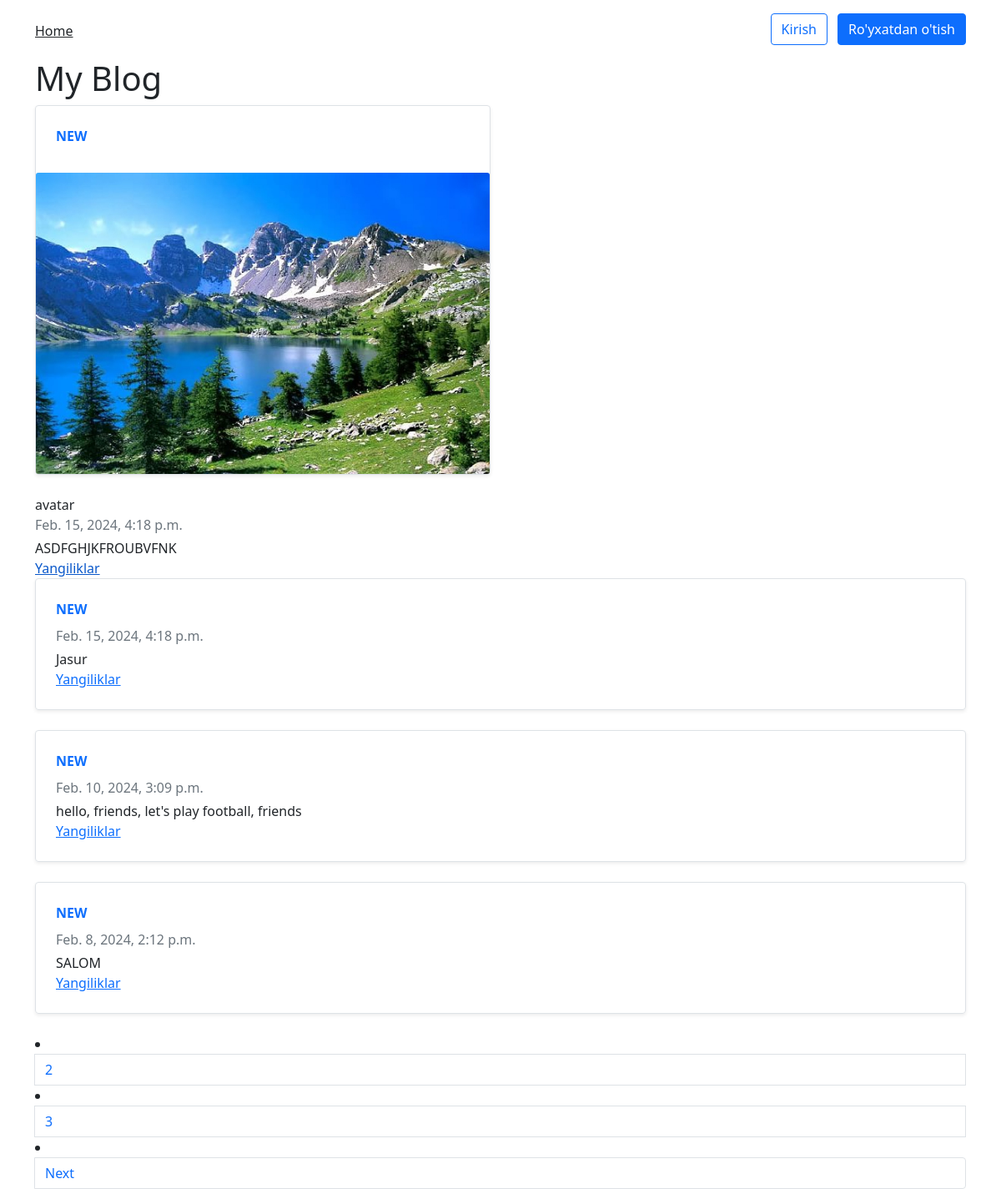
Screenshot of /blog/ with the database file from the repository.
### blog/models.py (models this page shows, shortened)
class Post(models.Model):
    class Status(models.TextChoices):
        DRAFT = 'DF', 'Draft'
        PUBLISHED = 'PB', 'Published'
    title = models.CharField(max_length=250)
    slug  = models.SlugField(max_length=250, unique_for_date='publish')
    img = models.ImageField(upload_to='images/', blank=True)
    author = models.ForeignKey(User,
                                 on_delete=models.CASCADE,
                                 related_name='blog_posts')
    body = models.TextField()
    likes = models.ManyToManyField(
        User, through='Like', related_name="likes_post", blank=True)
    comments = models.ManyToManyField(
        User, through='Comment', related_name="comments_post", blank=True)
    publish = models.DateTimeField(default=timezone.now())
    created = models.DateTimeField(auto_now_add=True)
    updated = models.DateTimeField(auto_now=True)
    status = models.CharField(
        max_length=2,
        choices=Status.choices,
        default=Status.DRAFT)
    objects = models.Manager()
    published = PublishedManager()
    class Meta:
        ordering = ['-publish']
        indexes =[
            models.Index(fields=['-publish']),
        ]
    def get_absolute_url(self):
        return reverse("blog:post_detail", args=[
            self.publish.year,
            self.publish.month,
            self.publish.day,
            self.slug
        ])

### blog/views.py (the view)
# urls.py: path('blog/', views.PostListView.as_view(), name='post_list'),
class PostListView(ListView):
    queryset = Post.published.all()
    context_object_name = 'posts'
    paginate_by = 4
    template_name = 'blog/post/list.html'

### templates/blog/post/list.html (shortened to what this page needs)
{% extends "blog/base.html" %}
{% block content %}
<h1>My Blog</h1>
<div class="row mob-2">
    <div class="col-md-6">
        {% for post in posts %}
        <div class="row g-0 border rounded overflow-hidden flex-md-row mb-4 shadow-sm h-md-250 position-relative">
           <div class="col p-4 d-flex flex-column position-static">
                <strong class="d-inline-block mb-2 text-primary">NEW</strong>
                {% if post.img %}
           </div>
                 <img src="{{post.img.url}}" class="card-img-top" alt="{{ post.titile }}">
           </div>avatar
           {% endif %}
                <div class="mb-1 text-muted">{{ post.publish }}</div>
                <p class="card-text mb-auto">
                    {{ post.body | truncatewords:20 }}
                </p>
                <a href="{{ post.get_absolute_url }}"  class="stretched-link">Yangiliklar</a>
            </div>
        </div>
      {% endfor %}
{% include 'blog/paginiton.html' with page=posts%}
{% endblock %}

### templates/blog/base.html (shortened to what this page needs)
<!DOCTYPE html>
{% load static %}
<html>
<head>
    <link rel="stylesheet" href="https://cdn.jsdelivr.net/npm/bootstrap-icons@1.11.3/font/bootstrap-icons.min.css">
    <link href="https://cdn.jsdelivr.net/npm/bootstrap@5.0.2/dist/css/bootstrap.min.css" rel="stylesheet">
</head>
<body>
    <div class="container">
        <header class="blog-header py-3">
        <div class="row flex-nowrap justify-content-between align-items-center">
            <div class="col-4 pt-1">
                <a class=" text-dark" href="/">Home</a>
            </div>
            {% if not request.author.is_authenticated %}
            <div class="col-md-3 text-end">
                <a href="{% url 'blog:my_login' %}" type="button" class="btn btn-outline-primary me-2" href="Login">Kirish</a>
                <a href="{% url 'blog:signup' %}" type="button" class="btn btn-primary" href="{% url 'blog:signup' %}">Ro'yxatdan o'tish</a>
            </div>
            {% endif %}
        </div>
        </header>
    </div>
    <main class="container">
        {% block content %}
        {% endblock %}
    </main>
</body>
</html>

### templates/blog/paginiton.html (shortened to what this page needs)
      <li class="page-item"><a class="page-link" href="#">2</a></li>
      <li class="page-item"><a class="page-link" href="#">3</a></li>
      <li class="page-item"><a class="page-link" href="#">Next</a></li>

### rows the page displays
Post: img (picture), publish "Feb. 15, 2024, 4:18 p.m.", body "ASDFGHJKFROUBVFNK"
Post: publish "Feb. 15, 2024, 4:18 p.m.", body "Jasur"
Post: publish "Feb. 10, 2024, 3:09 p.m.", body "hello, friends, let's play football, friends"
Post: publish "Feb. 8, 2024, 2:12 p.m.", body "SALOM"
